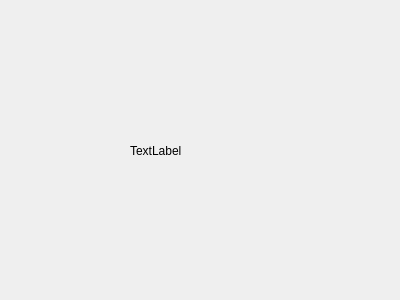
<?xml version="1.0" encoding="UTF-8"?>
<ui version="4.0">
 <class>DG_Esc</class>
 <widget class="QDialog" name="DG_Esc">
  <property name="geometry">
   <rect>
    <x>0</x>
    <y>0</y>
    <width>400</width>
    <height>300</height>
   </rect>
  </property>
  <property name="windowTitle">
   <string>Dialog</string>
  </property>
  <widget class="QLabel" name="label">
   <property name="geometry">
    <rect>
     <x>130</x>
     <y>120</y>
     <width>101</width>
     <height>61</height>
    </rect>
   </property>
   <property name="text">
    <string>TextLabel</string>
   </property>
  </widget>
 </widget>
 <resources/>
 <connections/>
</ui>
